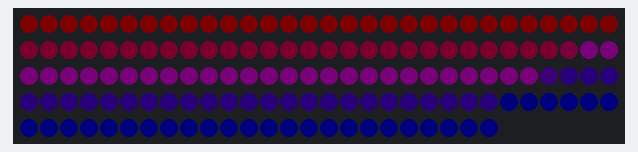
This sketch was run on a simulated Arduino Uno, built with avr-gcc and run on an emulated ATmega328P. Shown: 144 RGB LEDs in strip order, left to right, continuing on the next row. Dim RGB values are drawn brighter than linear.

Above: at 0.1 s.

The sketch:

gradient.ino
```cpp
#include <FastLED.h>

#define LED_PIN             4
#define NUM_LEDS            144
#define MAX_POWER_MILLIAMPS 500
#define COLOR_ORDER         GRB
#define CHIPSET             WS2812B
#define BRIGHTNESS          4
#define DELAY               24


CRGB leds[NUM_LEDS];

void setup() {
  FastLED.setMaxPowerInVoltsAndMilliamps(5,MAX_POWER_MILLIAMPS);
  FastLED.addLeds<CHIPSET, LED_PIN, COLOR_ORDER> (leds, NUM_LEDS);
  FastLED.setBrightness(BRIGHTNESS);

}

void loop () {
  fill_gradient_RGB(leds, 0, CRGB::Red, NUM_LEDS - 1, CRGB::Blue);  FastLED.show();

}
```
